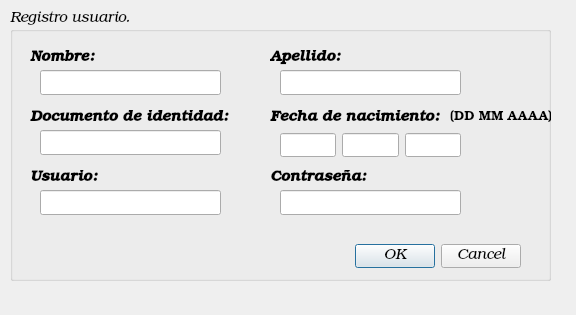
<?xml version="1.0" encoding="UTF-8"?>
<ui version="4.0">
 <class>regu</class>
 <widget class="QDialog" name="regu">
  <property name="geometry">
   <rect>
    <x>0</x>
    <y>0</y>
    <width>576</width>
    <height>315</height>
   </rect>
  </property>
  <property name="windowTitle">
   <string>Dialog</string>
  </property>
  <widget class="QGroupBox" name="groupBox">
   <property name="geometry">
    <rect>
     <x>10</x>
     <y>10</y>
     <width>541</width>
     <height>271</height>
    </rect>
   </property>
   <property name="font">
    <font>
     <family>URW Bookman L</family>
     <pointsize>11</pointsize>
     <weight>9</weight>
     <italic>true</italic>
     <bold>false</bold>
    </font>
   </property>
   <property name="styleSheet">
    <string notr="true">font: 75 italic 11pt &quot;URW Bookman L&quot;;</string>
   </property>
   <property name="title">
    <string>Registro usuario.</string>
   </property>
   <widget class="QLabel" name="label">
    <property name="geometry">
     <rect>
      <x>20</x>
      <y>40</y>
      <width>81</width>
      <height>17</height>
     </rect>
    </property>
    <property name="font">
     <font>
      <family>URW Bookman L</family>
      <pointsize>11</pointsize>
      <weight>9</weight>
      <italic>true</italic>
      <bold>false</bold>
     </font>
    </property>
    <property name="text">
     <string>&lt;html&gt;&lt;head/&gt;&lt;body&gt;&lt;p&gt;&lt;span style=&quot; font-weight:600;&quot;&gt;Nombre:&lt;/span&gt;&lt;/p&gt;&lt;/body&gt;&lt;/html&gt;</string>
    </property>
   </widget>
   <widget class="QLineEdit" name="nombre">
    <property name="geometry">
     <rect>
      <x>30</x>
      <y>60</y>
      <width>181</width>
      <height>25</height>
     </rect>
    </property>
    <property name="font">
     <font>
      <family>URW Bookman L</family>
      <pointsize>11</pointsize>
      <weight>9</weight>
      <italic>true</italic>
      <bold>false</bold>
     </font>
    </property>
    <property name="styleSheet">
     <string notr="true">font: 75 italic 11pt &quot;URW Bookman L&quot;;</string>
    </property>
    <property name="text">
     <string/>
    </property>
   </widget>
   <widget class="QLabel" name="label_3">
    <property name="geometry">
     <rect>
      <x>20</x>
      <y>100</y>
      <width>201</width>
      <height>17</height>
     </rect>
    </property>
    <property name="font">
     <font>
      <family>URW Bookman L</family>
      <pointsize>11</pointsize>
      <weight>9</weight>
      <italic>true</italic>
      <bold>false</bold>
     </font>
    </property>
    <property name="text">
     <string>&lt;html&gt;&lt;head/&gt;&lt;body&gt;&lt;p&gt;&lt;span style=&quot; font-weight:600;&quot;&gt;Documento de identidad:&lt;/span&gt;&lt;/p&gt;&lt;/body&gt;&lt;/html&gt;</string>
    </property>
   </widget>
   <widget class="QLineEdit" name="docident">
    <property name="geometry">
     <rect>
      <x>30</x>
      <y>120</y>
      <width>181</width>
      <height>25</height>
     </rect>
    </property>
    <property name="font">
     <font>
      <family>URW Bookman L</family>
      <pointsize>11</pointsize>
      <weight>9</weight>
      <italic>true</italic>
      <bold>false</bold>
     </font>
    </property>
   </widget>
   <widget class="QLabel" name="label_5">
    <property name="geometry">
     <rect>
      <x>20</x>
      <y>160</y>
      <width>81</width>
      <height>17</height>
     </rect>
    </property>
    <property name="font">
     <font>
      <family>URW Bookman L</family>
      <pointsize>11</pointsize>
      <weight>9</weight>
      <italic>true</italic>
      <bold>false</bold>
     </font>
    </property>
    <property name="text">
     <string>&lt;html&gt;&lt;head/&gt;&lt;body&gt;&lt;p&gt;&lt;span style=&quot; font-weight:600;&quot;&gt;Usuario:&lt;/span&gt;&lt;/p&gt;&lt;/body&gt;&lt;/html&gt;</string>
    </property>
   </widget>
   <widget class="QLineEdit" name="_nickname">
    <property name="geometry">
     <rect>
      <x>30</x>
      <y>180</y>
      <width>181</width>
      <height>25</height>
     </rect>
    </property>
    <property name="font">
     <font>
      <family>URW Bookman L</family>
      <pointsize>11</pointsize>
      <weight>9</weight>
      <italic>true</italic>
      <bold>false</bold>
     </font>
    </property>
   </widget>
   <widget class="QLabel" name="label_2">
    <property name="geometry">
     <rect>
      <x>260</x>
      <y>40</y>
      <width>111</width>
      <height>17</height>
     </rect>
    </property>
    <property name="font">
     <font>
      <family>URW Bookman L</family>
      <pointsize>11</pointsize>
      <weight>9</weight>
      <italic>true</italic>
      <bold>false</bold>
     </font>
    </property>
    <property name="text">
     <string>&lt;html&gt;&lt;head/&gt;&lt;body&gt;&lt;p&gt;&lt;span style=&quot; font-weight:600;&quot;&gt;Apellido:&lt;/span&gt;&lt;/p&gt;&lt;/body&gt;&lt;/html&gt;</string>
    </property>
   </widget>
   <widget class="QLineEdit" name="apellido">
    <property name="geometry">
     <rect>
      <x>270</x>
      <y>60</y>
      <width>181</width>
      <height>25</height>
     </rect>
    </property>
    <property name="font">
     <font>
      <family>URW Bookman L</family>
      <pointsize>11</pointsize>
      <weight>9</weight>
      <italic>true</italic>
      <bold>false</bold>
     </font>
    </property>
   </widget>
   <widget class="QLabel" name="label_4">
    <property name="geometry">
     <rect>
      <x>260</x>
      <y>100</y>
      <width>181</width>
      <height>17</height>
     </rect>
    </property>
    <property name="font">
     <font>
      <family>URW Bookman L</family>
      <pointsize>11</pointsize>
      <weight>9</weight>
      <italic>true</italic>
      <bold>false</bold>
     </font>
    </property>
    <property name="text">
     <string>&lt;html&gt;&lt;head/&gt;&lt;body&gt;&lt;p&gt;&lt;span style=&quot; font-weight:600;&quot;&gt;Fecha de nacimiento:&lt;/span&gt;&lt;/p&gt;&lt;/body&gt;&lt;/html&gt;</string>
    </property>
   </widget>
   <widget class="QLabel" name="label_6">
    <property name="geometry">
     <rect>
      <x>260</x>
      <y>160</y>
      <width>101</width>
      <height>17</height>
     </rect>
    </property>
    <property name="font">
     <font>
      <family>URW Bookman L</family>
      <pointsize>11</pointsize>
      <weight>9</weight>
      <italic>true</italic>
      <bold>false</bold>
     </font>
    </property>
    <property name="text">
     <string>&lt;html&gt;&lt;head/&gt;&lt;body&gt;&lt;p&gt;&lt;span style=&quot; font-weight:600;&quot;&gt;Contraseña:&lt;/span&gt;&lt;/p&gt;&lt;/body&gt;&lt;/html&gt;</string>
    </property>
   </widget>
   <widget class="QLineEdit" name="contra">
    <property name="geometry">
     <rect>
      <x>270</x>
      <y>180</y>
      <width>181</width>
      <height>25</height>
     </rect>
    </property>
    <property name="font">
     <font>
      <family>URW Bookman L</family>
      <pointsize>11</pointsize>
      <weight>9</weight>
      <italic>true</italic>
      <bold>false</bold>
     </font>
    </property>
   </widget>
   <widget class="QDialogButtonBox" name="buttonBox">
    <property name="geometry">
     <rect>
      <x>170</x>
      <y>230</y>
      <width>341</width>
      <height>32</height>
     </rect>
    </property>
    <property name="font">
     <font>
      <family>URW Bookman L</family>
      <pointsize>11</pointsize>
      <weight>9</weight>
      <italic>true</italic>
      <bold>false</bold>
     </font>
    </property>
    <property name="orientation">
     <enum>Qt::Horizontal</enum>
    </property>
    <property name="standardButtons">
     <set>QDialogButtonBox::Cancel|QDialogButtonBox::Ok</set>
    </property>
   </widget>
   <widget class="QWidget" name="layoutWidget">
    <property name="geometry">
     <rect>
      <x>270</x>
      <y>120</y>
      <width>181</width>
      <height>31</height>
     </rect>
    </property>
    <layout class="QHBoxLayout" name="horizontalLayout">
     <item>
      <widget class="QLineEdit" name="dian">
       <property name="font">
        <font>
         <family>URW Bookman L</family>
         <pointsize>11</pointsize>
         <weight>9</weight>
         <italic>true</italic>
         <bold>false</bold>
        </font>
       </property>
      </widget>
     </item>
     <item>
      <widget class="QLineEdit" name="mesn">
       <property name="font">
        <font>
         <family>URW Bookman L</family>
         <pointsize>11</pointsize>
         <weight>9</weight>
         <italic>true</italic>
         <bold>false</bold>
        </font>
       </property>
      </widget>
     </item>
     <item>
      <widget class="QLineEdit" name="anion">
       <property name="font">
        <font>
         <family>URW Bookman L</family>
         <pointsize>11</pointsize>
         <weight>9</weight>
         <italic>true</italic>
         <bold>false</bold>
        </font>
       </property>
      </widget>
     </item>
    </layout>
   </widget>
   <widget class="QLabel" name="label_7">
    <property name="geometry">
     <rect>
      <x>440</x>
      <y>100</y>
      <width>101</width>
      <height>17</height>
     </rect>
    </property>
    <property name="text">
     <string>&lt;html&gt;&lt;head/&gt;&lt;body&gt;&lt;p&gt;&lt;span style=&quot; font-size:10pt; font-weight:400; font-style:normal;&quot;&gt;(DD MM AAAA)&lt;/span&gt;&lt;/p&gt;&lt;/body&gt;&lt;/html&gt;</string>
    </property>
   </widget>
  </widget>
 </widget>
 <resources/>
 <connections>
  <connection>
   <sender>buttonBox</sender>
   <signal>accepted()</signal>
   <receiver>regu</receiver>
   <slot>accept()</slot>
   <hints>
    <hint type="sourcelabel">
     <x>248</x>
     <y>254</y>
    </hint>
    <hint type="destinationlabel">
     <x>157</x>
     <y>274</y>
    </hint>
   </hints>
  </connection>
  <connection>
   <sender>buttonBox</sender>
   <signal>rejected()</signal>
   <receiver>regu</receiver>
   <slot>reject()</slot>
   <hints>
    <hint type="sourcelabel">
     <x>316</x>
     <y>260</y>
    </hint>
    <hint type="destinationlabel">
     <x>286</x>
     <y>274</y>
    </hint>
   </hints>
  </connection>
 </connections>
</ui>
